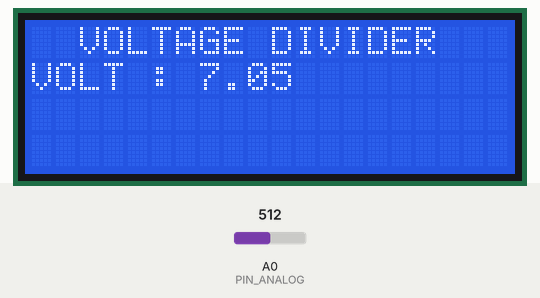
Simulated run of this sketch. Board: Arduino Uno, built with avr-gcc and run on an emulated ATmega328P. Parts: 20×4 character LCD. Inputs (shaded band) come from the test bench; at power-on: A0 (PIN_ANALOG) = 512.

Above: at 1.2 s.
1.3 s: A0 (PIN_ANALOG) set to 716
At 2.6 s:
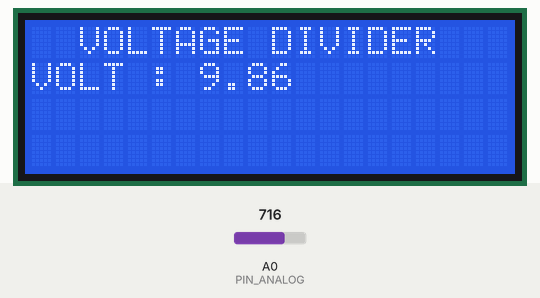
3.1 s: A0 (PIN_ANALOG) set to 900
At 3.5 s:
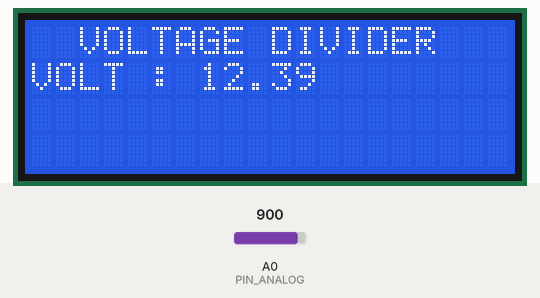
4.7 s: A0 (PIN_ANALOG) set to 1023
At 5.7 s:
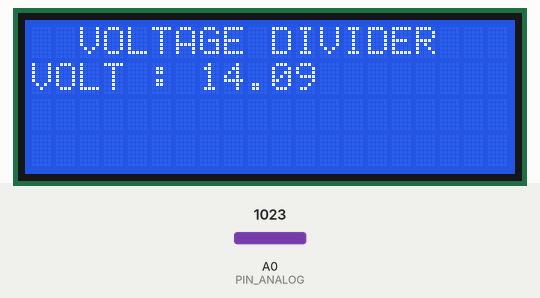
Timing chart, 0 to 7.7 s (numbered marks = the images above; inputs shaded):
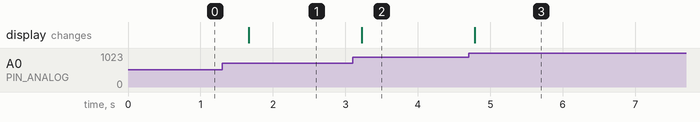

Measured:
- after the input at 1.3 s, the display: changes after 0.36 s (image 1)
- after the input at 3.1 s, the display: changes after 0.12 s (image 2)
- after the input at 4.7 s, the display: changes after 0.08 s (image 3)

The sketch:

Voltage_Divider.ino
```cpp
#include <Wire.h>
#include <LiquidCrystal_I2C.h>

#define TAMPIL_SERIAL false
#define TAMPIL_LCD  true
#define PIN_ANALOG  A0

#if TAMPIL_LCD ////////
LiquidCrystal_I2C lcd(0x27, 20, 4); // Alamat I2C, Kolom, Baris
#endif  ///////////////
float vIn = 0.0;
float v2 = 0.0;

/* UNTUK MODUL VOLTAGE SENSOR,
 *  COMMENT BARIS 18 DAN 19,
 *  UNCOMMENT BARIS 20 DAN 21
 */
const float R1 = 9100.0; // ohm
const float R2 = 5000.0; // ohm
//const float R1 = 30000.0; // ohm
//const float R2 = 7500.0; // ohm
uint16_t analogValue = 0;
const uint8_t SAMPLE = 10;

void setup() {
#if TAMPIL_SERIAL //////
  Serial.begin(9600);
#endif  ///////////////

#if TAMPIL_LCD ////////
  lcd.init();
  lcd.backlight();
  lcd.clear();

  lcd.setCursor(2, 0);
  lcd.print("VOLTAGE DIVIDER");
  lcd.setCursor(0, 1);
  lcd.print("VOLT :");
#endif  ///////////////
}

void loop() {
  vIn = 0;
  for (uint8_t i = 0; i < SAMPLE; i++) {
    analogValue = analogRead(PIN_ANALOG);
    v2 = (analogValue * 5.0) / 1024.0;
    vIn += ((R1 + R2) / R2) * v2;
  }
  vIn /= SAMPLE;
#if TAMPIL_SERIAL //////
  Serial.print("TEGANGAN TERBACA : ");
  Serial.print(vIn);
  Serial.println(" volt");
#endif  ///////////////

#if TAMPIL_LCD ////////
  lcd.setCursor(7, 1);
  lcd.print("             ");
  lcd.setCursor(7, 1);
  lcd.print(vIn);
#endif  ///////////////

  delay(500);
}
```
